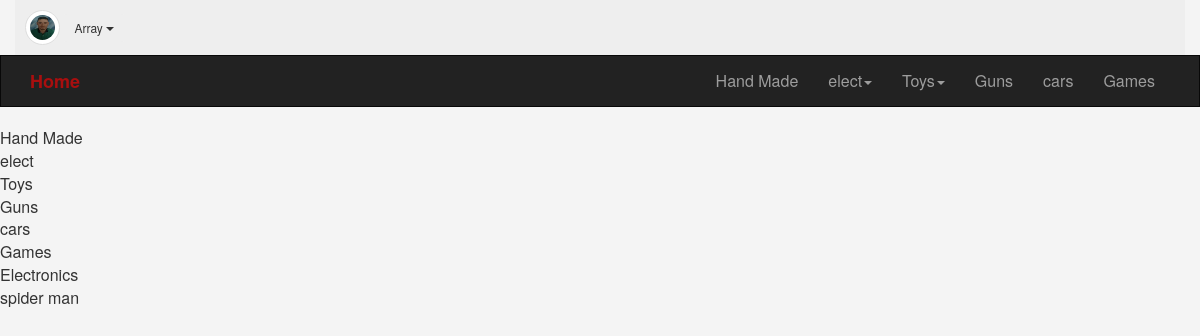
The page / (signed in) on the database its author committed.
### tables this page shows
CREATE TABLE `users` (
  `userID` int(11) NOT NULL,
  `username` varchar(255) DEFAULT NULL,
  `password` varchar(255) DEFAULT NULL,
  `email` varchar(255) DEFAULT NULL,
  `fullname` varchar(255) DEFAULT NULL,
  `groupID` int(11) DEFAULT '0',
  `truststatus` int(11) DEFAULT '0',
  `regstatus` int(11) DEFAULT '0',
  `regdate` date DEFAULT NULL,
  `img` varchar(255) DEFAULT NULL
);

CREATE TABLE `categories` (
  `ID` int(11) NOT NULL,
  `name` varchar(255) DEFAULT NULL,
  `describtion` text,
  `parent` int(11) NOT NULL DEFAULT '0',
  `ordering` int(11) DEFAULT NULL,
  `visibility` tinyint(4) DEFAULT NULL,
  `allow_comments` tinyint(4) DEFAULT '0',
  `allow_ads` tinyint(4) DEFAULT '0'
);

### init.php (called while the page is built, shortened)
<?php
include 'admin/config.php';
$tpl = 'includes/templates/';
$functions = 'includes/functions/';
$css = 'layout/css/';
$sessionUser = " ";
if (isset($_SESSION['frontUser'])) {
    $sessionUser = $_SESSION['frontUser'];
}
include $functions . 'functions.php';
include $tpl . 'header.php';
?>

### includes/functions/functions.php (called while the page is built, shortened)
<?php
function countCats($where = NULL) {
    global $con;
    $stmt3 = $con->prepare("SELECT * FROM  categories $where");
    $stmt3->execute();
    $cats = $stmt3->fetchAll();
    return $cats;
}

### index.php (the view, shortened to what this page needs)
<?php
include 'init.php';
$categories = countCats();
foreach ($categories as $cat) {
    echo $cat['name'] . "<br />";
}
include $tpl . "footer.php";
?>

### includes/templates/header.php (shortened to what this page needs)
<!DOCTYPE html>
<html>
    <head>
        <link rel="stylesheet" href="<?php echo $css; ?>bootstrap.css" />
        <link rel="stylesheet" href="<?php echo $css; ?>font-awesome.min.css" />
        <link rel="stylesheet" href="<?php echo $css; ?>frontend.css" />
    </head>
    <body>
        <div class='container upper-nav'>
        <?php
          if (isset($_SESSION['frontUser']) && isset($_SESSION['uID'])) {
            $ID = $_SESSION['uID'];
            $stmt = $con->prepare("SELECT img FROM users WHERE userID = $ID");
            $stmt->execute();
            $count = $stmt->fetchAll();
            ?>
                  <img
                  class='img-circle img-thumbnail img-responsive img-sm'
                  src='admin/<?php if ($count > 0) {
                                 foreach($count as $img) {
                                     echo $img['img'];
                                 }
                              }?>'>
                  <div class="dropdown">
                  <button class="btn btn-sm btn-default dropdown-toggle" type="button" id="dropdownMenu1" data-toggle="dropdown" aria-haspopup="true" aria-expanded="true">
                    <?php echo $sessionUser;  ?>
                    <span class="caret"></span>
                  </button>
                  </div>
           </div>
        <?php
          } else {
              echo "<a class='pull-right' href='login.php'>
                    <span>Login/Signup</span>
                    </a>";
            }
      ?>
    <nav class="navbar navbar-default navbar-inverse">
      <div class="container">
        <div class="navbar-header">
          <a class="navbar-brand" href="homepage.php"><?php echo 'Home'; ?></a>
        </div>
        <div class="collapse navbar-collapse" id="bs-example-navbar-collapse-1">
            <ul class="nav navbar-nav navbar-right">
                <?php
                $where = 'where parent = 0';
                $categories = countCats($where);
                foreach ($categories as $cat) {
                  echo "<li class='show-menue' data-class='." .  $cat['name']   . "'><a href='categories.php?id=" . $cat['ID']  . "&pageName=" . $cat['name']  . "'>";
                  echo $cat['name'];
                  $where = 'where parent =' . $cat['ID'];
                  $childCats = countCats($where);
                  foreach($childCats as $c) {
                  if ($c['parent'] == $cat['ID']) {
                   echo '<span class="caret"></span>';
                  }
                }
                  echo "</a> </li>";
                }
                ?>
            </ul>
        </div>
    </div>
  </nav>

### layout/css/frontend.css (style rules this page uses)
body { background-color: #f4f4f4; font-size: 16px; }
.upper-nav { background-color: #eee; padding: 10px; }
.navbar { border-radius: 0; }
.navbar-inverse .navbar-brand { color: rgb(168, 15, 15); font-weight: bolder; }
.dropdown-toggle { background-color: #eee; border: 0; }
.upper-nav img { width: 35px; height: 35px; }
.dropdown { display: inline; }
.down ul li a { font-size: 14px; text-decoration: none; }

### rows shown on the page
users: img (picture)
categories: name "Hand Made"
categories: name "elect"
categories: name "Electronics"
categories: name "Toys"
categories: name "spider man"
categories: name "Guns"
categories: name "cars"
categories: name "Games"

### other values the page prints
$sessionUser "Array"
